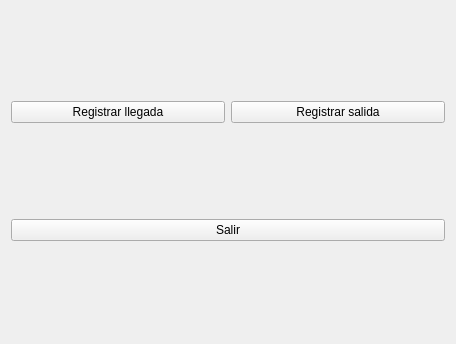
<?xml version="1.0" encoding="UTF-8"?>
<ui version="4.0">
 <class>Form</class>
 <widget class="QWidget" name="VentanaControlAsistencia">
  <property name="geometry">
   <rect>
    <x>0</x>
    <y>0</y>
    <width>456</width>
    <height>344</height>
   </rect>
  </property>
  <property name="windowTitle">
   <string>Control de asistencia</string>
  </property>
  <layout class="QGridLayout" name="gridLayout">
   <item row="2" column="0" colspan="2">
    <widget class="QPushButton" name="botonSalir">
     <property name="text">
      <string>Salir</string>
     </property>
    </widget>
   </item>
   <item row="1" column="0">
    <widget class="QPushButton" name="botonRegistrarLlegada">
     <property name="text">
      <string>Registrar llegada</string>
     </property>
    </widget>
   </item>
   <item row="1" column="1">
    <widget class="QPushButton" name="botonRegistrarSalida">
     <property name="text">
      <string>Registrar salida</string>
     </property>
    </widget>
   </item>
  </layout>
 </widget>
 <resources/>
 <connections/>
</ui>
